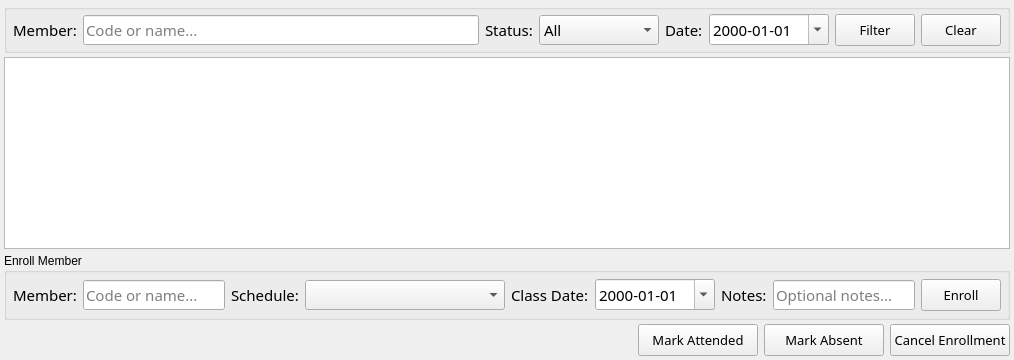
     <widget class="QWidget" name="tab_enrollments">
      <attribute name="title">
       <string>Enrollments</string>
      </attribute>
      <layout class="QVBoxLayout" name="verticalLayout_enrollments_tab">
       <property name="spacing">
        <number>4</number>
       </property>
       <property name="leftMargin">
        <number>4</number>
       </property>
       <property name="topMargin">
        <number>4</number>
       </property>
       <property name="rightMargin">
        <number>4</number>
       </property>
       <property name="bottomMargin">
        <number>4</number>
       </property>

       <!-- Filter row for enrollments -->
       <item>
        <widget class="QGroupBox" name="groupBox_enrollment_filters">
         <property name="sizePolicy">
          <sizepolicy hsizetype="Preferred" vsizetype="Fixed">
           <horstretch>0</horstretch>
           <verstretch>0</verstretch>
          </sizepolicy>
         </property>
         <property name="title">
          <string/>
         </property>
         <layout class="QHBoxLayout" name="horizontalLayout_enrollment_filters">
          <property name="leftMargin">
           <number>6</number>
          </property>
          <property name="topMargin">
           <number>4</number>
          </property>
          <property name="rightMargin">
           <number>6</number>
          </property>
          <property name="bottomMargin">
           <number>4</number>
          </property>
          <item>
           <widget class="QLabel" name="label_enroll_search">
            <property name="font">
             <font>
              <family>Century Gothic</family>
              <pointsize>11</pointsize>
             </font>
            </property>
            <property name="text">
             <string>Member:</string>
            </property>
           </widget>
          </item>
          <item>
           <widget class="QLineEdit" name="input_enroll_search">
            <property name="sizePolicy">
             <sizepolicy hsizetype="Expanding" vsizetype="Fixed">
              <horstretch>0</horstretch>
              <verstretch>0</verstretch>
             </sizepolicy>
            </property>
            <property name="font">
             <font>
              <family>Century Gothic</family>
              <pointsize>11</pointsize>
             </font>
            </property>
            <property name="placeholderText">
             <string>Code or name...</string>
            </property>
           </widget>
          </item>
          <item>
           <widget class="QLabel" name="label_enroll_status">
            <property name="font">
             <font>
              <family>Century Gothic</family>
              <pointsize>11</pointsize>
             </font>
            </property>
            <property name="text">
             <string>Status:</string>
            </property>
           </widget>
          </item>
          <item>
           <widget class="QComboBox" name="combo_enroll_status">
            <property name="minimumSize">
             <size>
              <width>120</width>
              <height>0</height>
             </size>
            </property>
            <property name="font">
             <font>
              <family>Century Gothic</family>
              <pointsize>11</pointsize>
             </font>
            </property>
            <item>
             <property name="text">
              <string>All</string>
             </property>
            </item>
            <item>
             <property name="text">
              <string>Enrolled</string>
             </property>
            </item>
            <item>
             <property name="text">
              <string>Attended</string>
             </property>
            </item>
            <item>
             <property name="text">
              <string>Absent</string>
             </property>
            </item>
            <item>
             <property name="text">
              <string>Cancelled</string>
             </property>
            </item>
           </widget>
          </item>
          <item>
           <widget class="QLabel" name="label_enroll_date">
            <property name="font">
             <font>
              <family>Century Gothic</family>
              <pointsize>11</pointsize>
             </font>
            </property>
            <property name="text">
             <string>Date:</string>
            </property>
           </widget>
          </item>
          <item>
           <widget class="QDateEdit" name="date_enroll_filter">
            <property name="minimumSize">
             <size>
              <width>120</width>
              <height>0</height>
             </size>
            </property>
            <property name="font">
             <font>
              <family>Century Gothic</family>
              <pointsize>11</pointsize>
             </font>
            </property>
            <property name="displayFormat">
             <string>yyyy-MM-dd</string>
            </property>
            <property name="calendarPopup">
             <bool>true</bool>
            </property>
            <property name="specialValueText">
             <string>Any date</string>
            </property>
           </widget>
          </item>
          <item>
           <widget class="QPushButton" name="btn_filter_enrollments">
            <property name="minimumSize">
             <size>
              <width>70</width>
              <height>32</height>
             </size>
            </property>
            <property name="font">
             <font>
              <family>Century Gothic</family>
              <pointsize>10</pointsize>
             </font>
            </property>
            <property name="text">
             <string>Filter</string>
            </property>
           </widget>
          </item>
          <item>
           <widget class="QPushButton" name="btn_clear_enrollment_filters">
            <property name="minimumSize">
             <size>
              <width>70</width>
              <height>32</height>
             </size>
            </property>
            <property name="font">
             <font>
              <family>Century Gothic</family>
              <pointsize>10</pointsize>
             </font>
            </property>
            <property name="text">
             <string>Clear</string>
            </property>
           </widget>
          </item>
         </layout>
        </widget>
       </item>

       <!-- Enrollments table -->
       <item>
        <widget class="QTableWidget" name="enrollments_table">
         <property name="sizePolicy">
          <sizepolicy hsizetype="Expanding" vsizetype="Expanding">
           <horstretch>0</horstretch>
           <verstretch>1</verstretch>
          </sizepolicy>
         </property>
        </widget>
       </item>

       <!-- Enroll member form -->
       <item>
        <widget class="QGroupBox" name="groupBox_enroll">
         <property name="sizePolicy">
          <sizepolicy hsizetype="Preferred" vsizetype="Fixed">
           <horstretch>0</horstretch>
           <verstretch>0</verstretch>
          </sizepolicy>
         </property>
         <property name="title">
          <string>Enroll Member</string>
         </property>
         <layout class="QHBoxLayout" name="horizontalLayout_enroll">
          <property name="leftMargin">
           <number>6</number>
          </property>
          <property name="topMargin">
           <number>6</number>
          </property>
          <property name="rightMargin">
           <number>6</number>
          </property>
          <property name="bottomMargin">
           <number>6</number>
          </property>
          <item>
           <widget class="QLabel" name="label_enroll_member">
            <property name="font">
             <font>
              <family>Century Gothic</family>
              <pointsize>11</pointsize>
             </font>
            </property>
            <property name="text">
             <string>Member:</string>
            </property>
           </widget>
          </item>
          <item>
           <widget class="QLineEdit" name="input_enroll_member_search">
            <property name="sizePolicy">
             <sizepolicy hsizetype="Expanding" vsizetype="Fixed">
              <horstretch>0</horstretch>
              <verstretch>0</verstretch>
             </sizepolicy>
            </property>
            <property name="font">
             <font>
              <family>Century Gothic</family>
              <pointsize>11</pointsize>
             </font>
            </property>
            <property name="placeholderText">
             <string>Code or name...</string>
            </property>
           </widget>
          </item>
          <item>
           <widget class="QLabel" name="label_enroll_schedule">
            <property name="font">
             <font>
              <family>Century Gothic</family>
              <pointsize>11</pointsize>
             </font>
            </property>
            <property name="text">
             <string>Schedule:</string>
            </property>
           </widget>
          </item>
          <item>
           <widget class="QComboBox" name="combo_enroll_schedule">
            <property name="sizePolicy">
             <sizepolicy hsizetype="Expanding" vsizetype="Fixed">
              <horstretch>0</horstretch>
              <verstretch>0</verstretch>
             </sizepolicy>
            </property>
            <property name="minimumSize">
             <size>
              <width>200</width>
              <height>0</height>
             </size>
            </property>
            <property name="font">
             <font>
              <family>Century Gothic</family>
              <pointsize>11</pointsize>
             </font>
            </property>
           </widget>
          </item>
          <item>
           <widget class="QLabel" name="label_enroll_class_date">
            <property name="font">
             <font>
              <family>Century Gothic</family>
              <pointsize>11</pointsize>
             </font>
            </property>
            <property name="text">
             <string>Class Date:</string>
            </property>
           </widget>
          </item>
          <item>
           <widget class="QDateEdit" name="date_enroll_class">
            <property name="minimumSize">
             <size>
              <width>120</width>
              <height>0</height>
             </size>
            </property>
            <property name="font">
             <font>
              <family>Century Gothic</family>
              <pointsize>11</pointsize>
             </font>
            </property>
            <property name="displayFormat">
             <string>yyyy-MM-dd</string>
            </property>
            <property name="calendarPopup">
             <bool>true</bool>
            </property>
           </widget>
          </item>
          <item>
           <widget class="QLabel" name="label_enroll_notes">
            <property name="font">
             <font>
              <family>Century Gothic</family>
              <pointsize>11</pointsize>
             </font>
            </property>
            <property name="text">
             <string>Notes:</string>
            </property>
           </widget>
          </item>
          <item>
           <widget class="QLineEdit" name="input_enroll_notes">
            <property name="sizePolicy">
             <sizepolicy hsizetype="Expanding" vsizetype="Fixed">
              <horstretch>0</horstretch>
              <verstretch>0</verstretch>
             </sizepolicy>
            </property>
            <property name="font">
             <font>
              <family>Century Gothic</family>
              <pointsize>11</pointsize>
             </font>
            </property>
            <property name="placeholderText">
             <string>Optional notes...</string>
            </property>
           </widget>
          </item>
          <item>
           <widget class="QPushButton" name="btn_enroll">
            <property name="minimumSize">
             <size>
              <width>80</width>
              <height>32</height>
             </size>
            </property>
            <property name="font">
             <font>
              <family>Century Gothic</family>
              <pointsize>10</pointsize>
             </font>
            </property>
            <property name="text">
             <string>Enroll</string>
            </property>
           </widget>
          </item>
         </layout>
        </widget>
       </item>

       <!-- Enrollment status buttons -->
       <item>
        <layout class="QHBoxLayout" name="horizontalLayout_enroll_status_btns">
         <property name="spacing">
          <number>6</number>
         </property>
         <item>
          <spacer name="horizontalSpacer_enroll">
           <property name="orientation">
            <enum>Qt::Horizontal</enum>
           </property>
           <property name="sizeHint" stdset="0">
            <size>
             <width>40</width>
             <height>20</height>
            </size>
           </property>
          </spacer>
         </item>
         <item>
          <widget class="QPushButton" name="btn_mark_attended">
           <property name="minimumSize">
            <size>
             <width>120</width>
             <height>32</height>
            </size>
           </property>
           <property name="font">
            <font>
             <family>Century Gothic</family>
             <pointsize>10</pointsize>
            </font>
           </property>
           <property name="text">
            <string>Mark Attended</string>
           </property>
          </widget>
         </item>
         <item>
          <widget class="QPushButton" name="btn_mark_absent">
           <property name="minimumSize">
            <size>
             <width>120</width>
             <height>32</height>
            </size>
           </property>
           <property name="font">
            <font>
             <family>Century Gothic</family>
             <pointsize>10</pointsize>
            </font>
           </property>
           <property name="text">
            <string>Mark Absent</string>
           </property>
          </widget>
         </item>
         <item>
          <widget class="QPushButton" name="btn_cancel_enrollment">
           <property name="minimumSize">
            <size>
             <width>120</width>
             <height>32</height>
            </size>
           </property>
           <property name="font">
            <font>
             <family>Century Gothic</family>
             <pointsize>10</pointsize>
            </font>
           </property>
           <property name="text">
            <string>Cancel Enrollment</string>
           </property>
          </widget>
         </item>
        </layout>
       </item>

      </layout>
     </widget>
